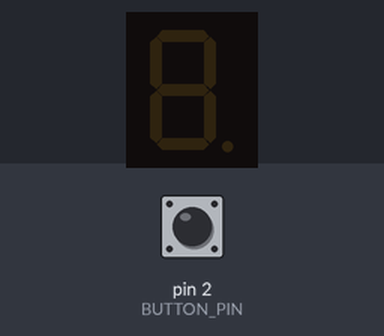
Simulated run of this sketch. Board: Arduino Uno, built with avr-gcc and run on an emulated ATmega328P. Shown: 1-digit seven-segment display. Wiring (inferred from the names in the program): 1-digit 7-segment display, segments lit when HIGH: segments pin 3, pin 4, pin 5, pin 6, pin 7, pin 8, pin 9. The inputs (shaded band) are chosen by the test bench; at power-on: pin 2 (BUTTON_PIN) HIGH. Random numbers use the default seed unless the sketch sets one; the segment pins are drawn as the display they are named for.

Above: at 1.2 s.
1.3 s: pin 2 (BUTTON_PIN) pulled LOW for 0.15 s
At 1.7 s:
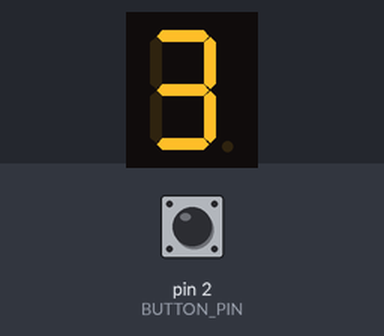
2.9 s: pin 2 (BUTTON_PIN) pulled LOW for 1 s
At 4.1 s:
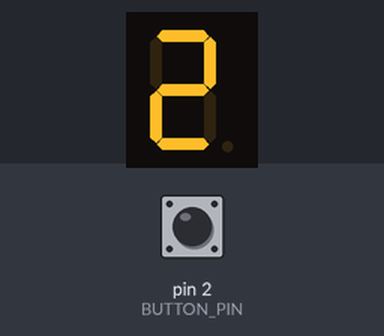
5.4 s: pin 2 (BUTTON_PIN) pulled LOW for 3.2 s
At 6.0 s:
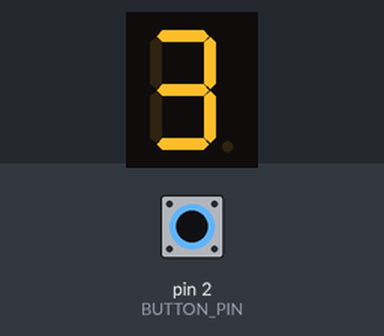
10.1 s: pin 2 (BUTTON_PIN) pulled LOW for 0.15 s
At 10.8 s:
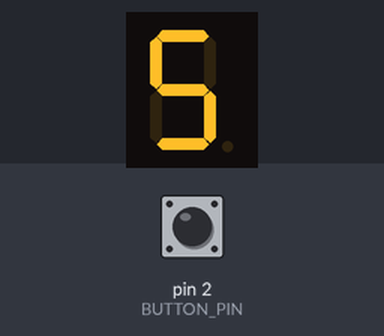
11.7 s: pin 2 (BUTTON_PIN) pulled LOW for 0.15 s
At 12.9 s:
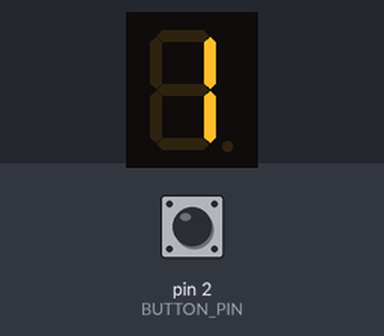
13.3 s: pin 2 (BUTTON_PIN) pulsed LOW 5 times (0.12 s each, 0.3 s apart)
At 14.4 s:
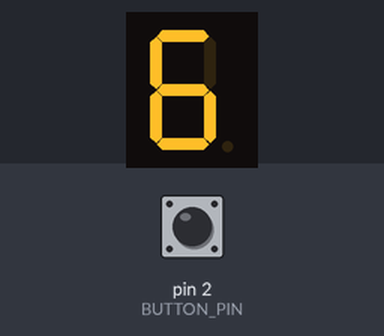
Timing chart, 0 to 16.3 s (numbered marks = the images above; inputs shaded):
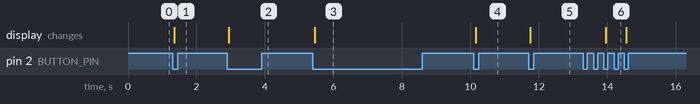

Measured:
- after the input at 1.3 s, the display: changes after 0.05 s (image 1)
- after the input at 2.9 s, the display: changes after 0.05 s (image 2)
- after the input at 5.4 s, the display: changes after 0.05 s (image 3)
- after the input at 10.1 s, the display: changes after 0.05 s (image 4)
- after the input at 11.7 s, the display: changes after 0.05 s (image 5)
- after the input at 13.3 s, the display: changes after 0.65 s (image 6)

The sketch:

Arduino_code.ino
```cpp
#define BUTTON_PIN 2      // Push button (active-low, internal pull-up)
#define SEG_A 3           // 7-Segment Display Pins (common-cathode)
#define SEG_B 4
#define SEG_C 5
#define SEG_D 6
#define SEG_E 7
#define SEG_F 8
#define SEG_G 9

int diceNumbers[6][7] = {  // 7-segment patterns for 1-6 (1 = segment on, common-cathode)
  {0, 1, 1, 0, 0, 0, 0},  // 1
  {1, 1, 0, 1, 1, 0, 1},  // 2
  {1, 1, 1, 1, 0, 0, 1},  // 3
  {0, 1, 1, 0, 0, 1, 1},  // 4
  {1, 0, 1, 1, 0, 1, 1},  // 5
  {1, 0, 1, 1, 1, 1, 1}   // 6
};

// Debounced, edge-detected button (active-low) so one press = one roll.
const unsigned long DEBOUNCE_MS = 50;
int lastReading = HIGH;
int stableState = HIGH;
unsigned long lastChange = 0;

void setup() {
    pinMode(BUTTON_PIN, INPUT_PULLUP);  // Button input with pull-up resistor

    // Set all segment pins as OUTPUT
    pinMode(SEG_A, OUTPUT);
    pinMode(SEG_B, OUTPUT);
    pinMode(SEG_C, OUTPUT);
    pinMode(SEG_D, OUTPUT);
    pinMode(SEG_E, OUTPUT);
    pinMode(SEG_F, OUTPUT);
    pinMode(SEG_G, OUTPUT);

    randomSeed(analogRead(A0));  // Seed the RNG from a floating analog pin
}

void loop() {
    int reading = digitalRead(BUTTON_PIN);

    // Restart the debounce timer whenever the raw level changes.
    if (reading != lastReading) {
        lastChange = millis();
        lastReading = reading;
    }

    // Roll exactly once on a debounced press edge, instead of repeatedly while held.
    if ((millis() - lastChange) > DEBOUNCE_MS && reading != stableState) {
        stableState = reading;
        if (stableState == LOW) {
            displayNumber(random(1, 7));  // random number 1-6
        }
    }
}

void displayNumber(int num) {
    int *segments = diceNumbers[num - 1];  // Get segment pattern for number
    digitalWrite(SEG_A, segments[0]);
    digitalWrite(SEG_B, segments[1]);
    digitalWrite(SEG_C, segments[2]);
    digitalWrite(SEG_D, segments[3]);
    digitalWrite(SEG_E, segments[4]);
    digitalWrite(SEG_F, segments[5]);
    digitalWrite(SEG_G, segments[6]);
}
```
